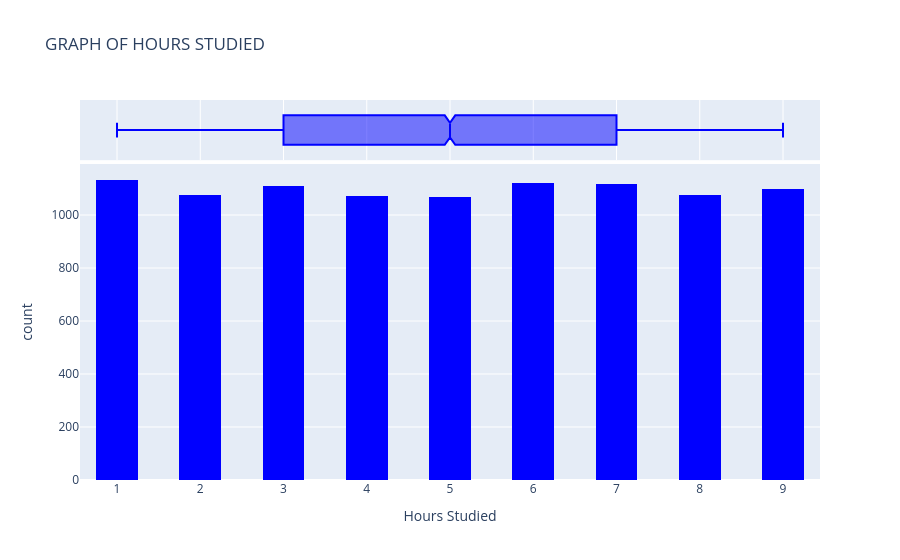

The notebook cell saved with this chart:
### Markdown cell above
ANALYTICAL GRAPHS FOR EACH FEATURE

### Code cell
fig =px.histogram(
    performance,
    x='Hours Studied',
    marginal='box',
    color_discrete_sequence= ['blue'],
    nbins = 25,
    title = 'GRAPH OF HOURS STUDIED'
)

fig.update_layout(bargap=0)
fig.show()

# USING PYPLOT
plt.figure(figsize=(10, 6))
plt.hist(
    performance['Hours Studied'],
    bins=35,
    color='blue',
    edgecolor='black',
    rwidth=0.8
)

plt.title('GRAPH OF HOURS STUDIED')
plt.xlabel('Hours Studied')
plt.ylabel('Frequency')

plt.show()

### Figure 1 — Plotly figure (JSON) as saved in the notebook; plotly's stock layout.template omitted (floating-point values rounded to 4 significant figures; data arrays with more than 128 entries replaced by an {"elided": "..."} marker saying what was removed)
{"data": [{"bingroup": "x", "hovertemplate": "Hours Studied=%{x}<br>count=%{y}<extra></extra>", "legendgroup": "", "marker": {"color": "blue", "pattern": {"shape": ""}}, "name": "", "nbinsx": 25, "orientation": "v", "showlegend": false, "type": "histogram", "x": {"elided": "9873 int values"}, "xaxis": "x", "yaxis": "y"}, {"hovertemplate": "Hours Studied=%{x}<extra></extra>", "legendgroup": "", "marker": {"color": "blue"}, "name": "", "notched": true, "showlegend": false, "type": "box", "x": {"elided": "9873 int values"}, "xaxis": "x2", "yaxis": "y2"}], "layout": {"bargap": 0, "barmode": "relative", "legend": {"tracegroupgap": 0}, "title": {"text": "GRAPH OF HOURS STUDIED"}, "xaxis": {"anchor": "y", "domain": [0, 1], "title": {"text": "Hours Studied"}}, "xaxis2": {"anchor": "y2", "domain": [0, 1], "matches": "x", "showgrid": true, "showticklabels": false}, "yaxis": {"anchor": "x", "domain": [0, 0.8316], "title": {"text": "count"}}, "yaxis2": {"anchor": "x2", "domain": [0.8416, 1], "matches": "y2", "showgrid": false, "showline": false, "showticklabels": false, "ticks": ""}}}
